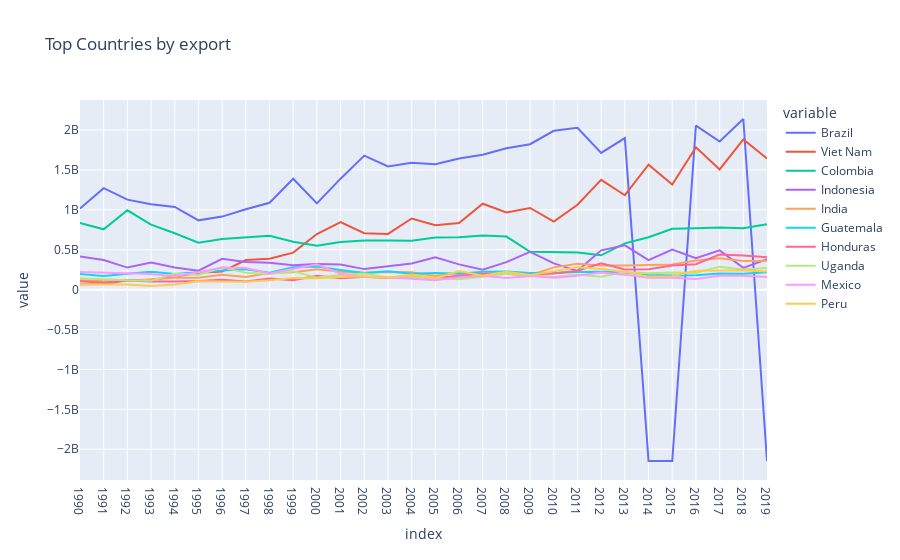
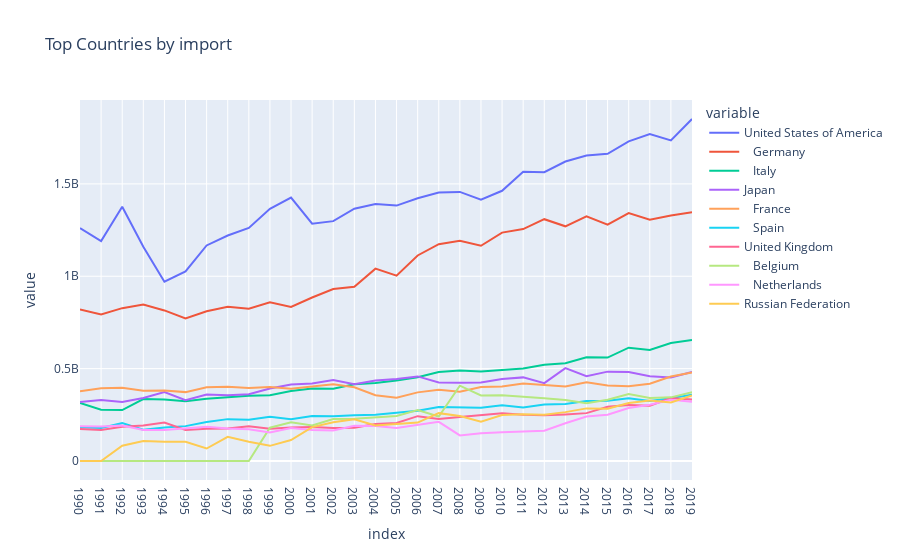
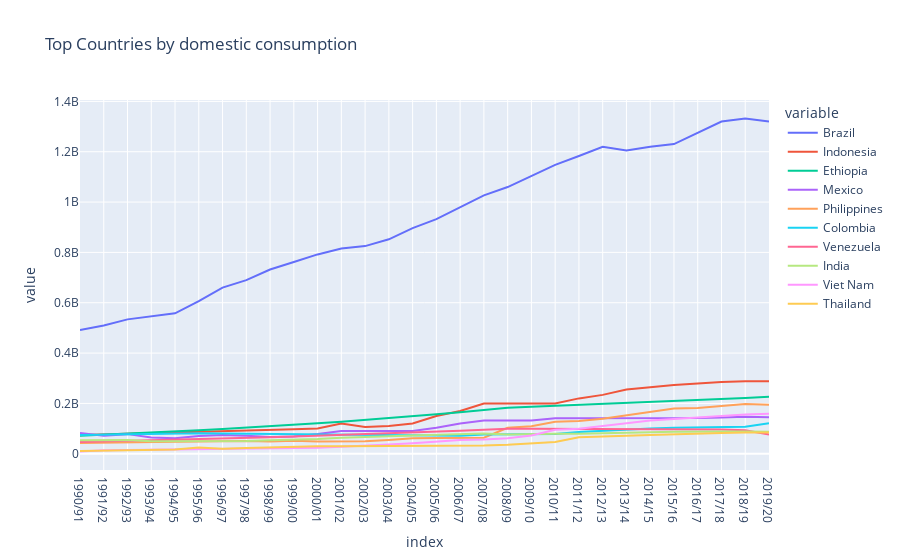
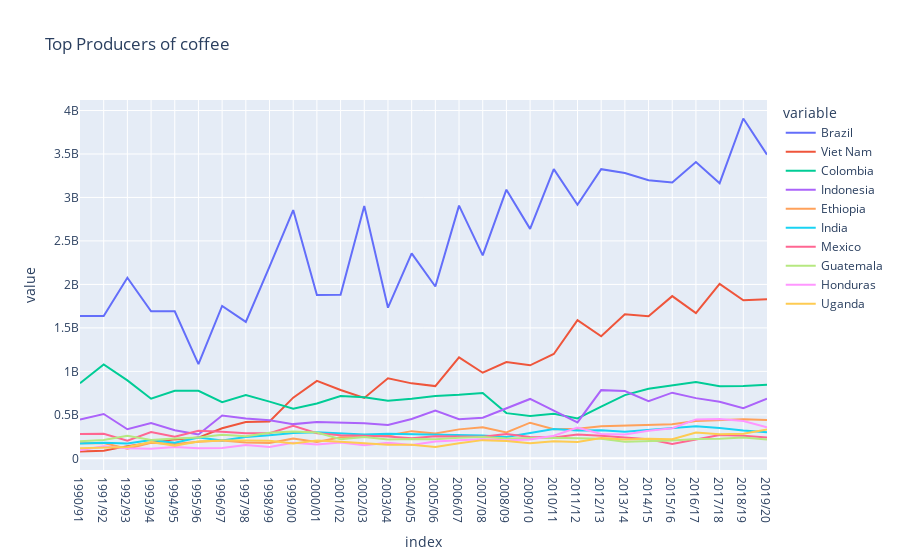

Here is the notebook cell these charts were saved with, in order:
### Code cell
visulization(export_df, 'Top Countries by export')
visulization(import_df, 'Top Countries by import')
visulization(domestic_consumption_df, 'Top Countries by domestic consumption')
visulization(producers_df, 'Top Producers of coffee')
